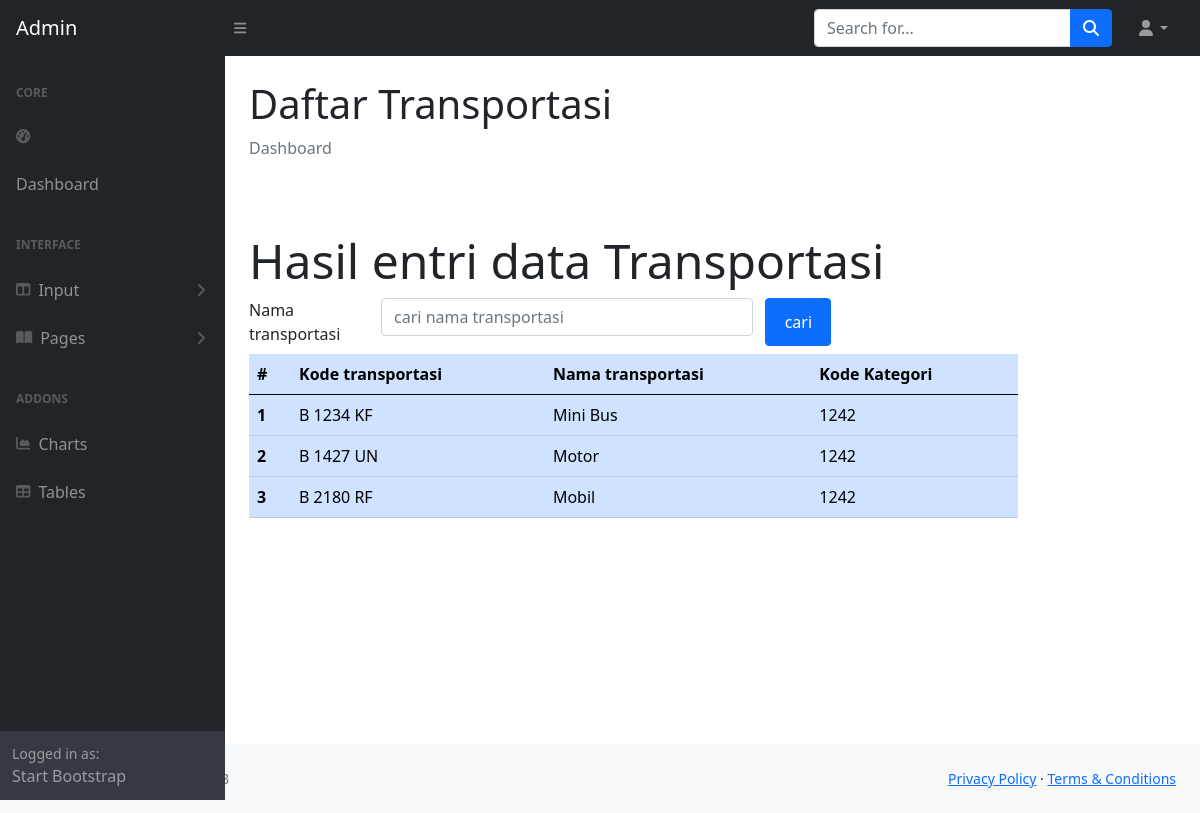
The app's page /daftartransportasi.php with its own data.
### tables this page shows
CREATE TABLE `transportasi` (
  `transportasiPLAT` varchar(10) NOT NULL,
  `transportasiJENIS` varchar(100) NOT NULL,
  `travelKODE` varchar(4) NOT NULL
);

### daftartransportasi.php (the view, shortened to what this page needs)
<!DOCTYPE html>
<html lang="en">
    <?php include "include/head.php";?>
    <body class="sb-nav-fixed">
        <?php include "include/menunav.php";?>
        <div id="layoutSidenav">
            <?php include "include/menu.php";?>
            <div id="layoutSidenav_content">
                <main>
                    <div class="container-fluid px-4">
                        <h1 class="mt-4">Daftar Transportasi</h1>
                        <ol class="breadcrumb mb-4">
                            <li class="breadcrumb-item active">Dashboard</li>
                        </ol>
						<?php
    include 'include/config.php';
?>
<head>
    <link rel="stylesheet" type="text/css" href="css/bootstrap.min.css">
    <link rel="stylesheet" type="text/css" href="https://cdnjs.cloudflare.com/ajax/libs/select2/4.0.13/css/select2.min.css">
    <link rel="stylesheet" href="https://cdn.jsdelivr.net/npm/bootstrap-icons@1.10.2/font/bootstrap-icons.css">
</head>
<body>
    <div class="row">
        <div class="col-sm-10">
<div class="jumbotron mt-5">
    <h2 class="display-5">Hasil entri data Transportasi</h2>
</div>
<form method="post">
    <div class="form-group row mb-2 mt-2">
      <label for="search" class="col-sm-2">Nama transportasi</label>
      <div class="col-sm-6">
        <input type="text" name="search" class="form-control" id="search" value="<?php if (isset($_POST["search"]))
        {echo $_POST["search"];}?>" placeholder="cari nama transportasi">
      </div>
      <input type="submit" name="kirim" value="cari" class="col-sm-1 btn btn-primary">
    </div>
</form>
<table class="table table-hover table-primary">
  <thead>
    <tr>
      <th scope="col">#</th>
      <th scope="col">Kode transportasi</th>
      <th scope="col">Nama transportasi</th>
      <th scope="col">Kode Kategori</th>
    </tr>
  </thead>
  <tbody>
  <?php
if (isset($_POST["kirim"]))
{
  $search = $_POST["search"];
  $query = mysqli_query($connection, " select transportasi.*from transportasi
      where transportasiJENIS like '%".$search."%'");}
    else{
      $query = mysqli_query($connection, "select transportasi.* from transportasi");}
      $nomor = 1;
      while($row = mysqli_fetch_array($query))
      {
      ?>
    <tr>
      <th><?php echo $nomor;?></th>
      <td><?php echo $row['transportasiPLAT'];?></td>
      <td><?php echo $row['transportasiJENIS'];?></td>
      <td><?php echo $row['travelKODE'];?></td>
    </tr>
    <?php $nomor = $nomor + 1; ?>
    <?php } ?>
  </tbody>
</table>
</div>
</div>
</body>
        </div>
    </div>
</body>
                <?php include "include/footer.php";?>
    </body>
</html>

### records on screen
transportasi: transportasiPLAT "B 1234 KF", transportasiJENIS "Mini Bus", travelKODE "1242"
transportasi: transportasiPLAT "B 1427 UN", transportasiJENIS "Motor", travelKODE "1242"
transportasi: transportasiPLAT "B 2180 RF", transportasiJENIS "Mobil", travelKODE "1242"
